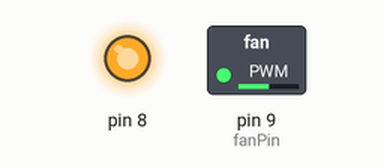
Bench run of a sketch on a simulated Arduino Uno, built with avr-gcc and run on an emulated ATmega328P. Shown: switched loads named in the sketch (green lamp = pin HIGH), output pins drawn as LEDs (lit = HIGH).

Above: at 0.1 s.
Timing chart, 0 to 1.6 s (numbered marks = the images above):
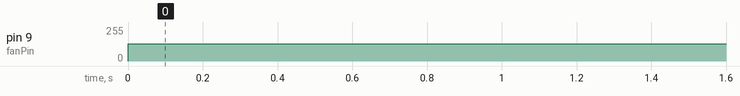

Measured:
- by itself, pin 9 (fanPin): 0/255 → 128/255 at 0.00 s

The sketch:

prueba_plancha.ino
```cpp
#include <TimerOne.h>

// This example creates a PWM signal with 25 kHz carrier.
//
// Arduino's analogWrite() gives you PWM output, but no control over the
// carrier frequency.  The default frequency is low, typically 490 or
// 3920 Hz.  Sometimes you may need a faster carrier frequency.
//
// The specification for 4-wire PWM fans recommends a 25 kHz frequency
// and allows 21 to 28 kHz.  The default from analogWrite() might work
// with some fans, but to follow the specification we need 25 kHz.
//
// http://www.formfactors.org/developer/specs/REV1_2_Public.pdf
//
// Connect the PWM pin to the fan's control wire (usually blue).  The
// board's ground must be connected to the fan's ground, and the fan
// needs +12 volt power from the computer or a separate power supply.

const int fanPin = 9;

void setup(void)
{
  Timer1.initialize(1000000);  // 40 us = 25 kHz
  Serial.begin(9600);
  pinMode(8,OUTPUT);
  digitalWrite(8,HIGH);
}

void loop(void)
{
    Timer1.pwm(fanPin,512);
}
```
